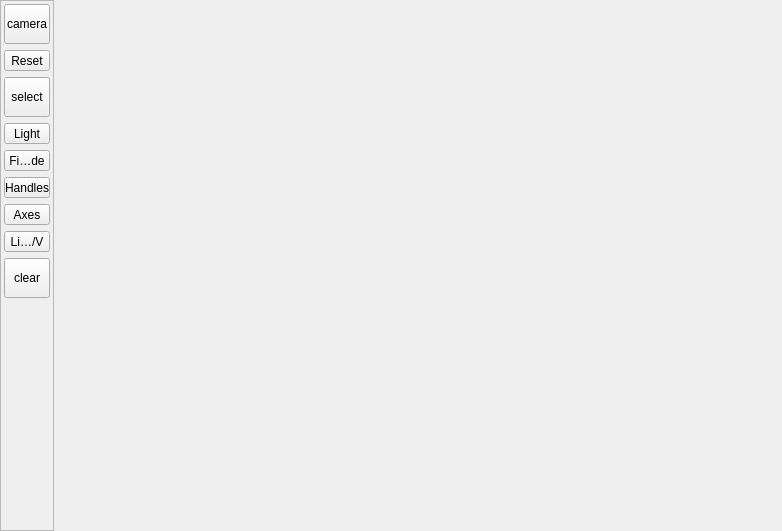
<ui version="4.0" >
 <class>GLGeometryViewer3D</class>
 <widget class="QWidget" name="GLGeometryViewer3D" >
  <property name="geometry" >
   <rect>
    <x>0</x>
    <y>0</y>
    <width>782</width>
    <height>531</height>
   </rect>
  </property>
  <property name="windowTitle" >
   <string>Form</string>
  </property>
  <property name="autoFillBackground" >
   <bool>true</bool>
  </property>
  <layout class="QHBoxLayout" >
   <property name="margin" >
    <number>0</number>
   </property>
   <property name="spacing" >
    <number>0</number>
   </property>
   <item>
    <widget class="QFrame" name="frame_2" >
     <property name="minimumSize" >
      <size>
       <width>54</width>
       <height>16</height>
      </size>
     </property>
     <property name="maximumSize" >
      <size>
       <width>54</width>
       <height>16777215</height>
      </size>
     </property>
     <property name="frameShape" >
      <enum>QFrame::StyledPanel</enum>
     </property>
     <property name="frameShadow" >
      <enum>QFrame::Raised</enum>
     </property>
     <layout class="QVBoxLayout" >
      <property name="margin" >
       <number>3</number>
      </property>
      <property name="spacing" >
       <number>6</number>
      </property>
      <item>
       <widget class="QToolButton" name="btnCamera" >
        <property name="minimumSize" >
         <size>
          <width>46</width>
          <height>40</height>
         </size>
        </property>
        <property name="text" >
         <string>camera</string>
        </property>
        <property name="icon" >
         <iconset resource="../../images/geoX.qrc" >:/images/Camera.png</iconset>
        </property>
        <property name="iconSize" >
         <size>
          <width>32</width>
          <height>32</height>
         </size>
        </property>
        <property name="toolButtonStyle" >
         <enum>Qt::ToolButtonTextUnderIcon</enum>
        </property>
       </widget>
      </item>
      <item>
       <widget class="QToolButton" name="btnResetCamera" >
        <property name="minimumSize" >
         <size>
          <width>46</width>
          <height>0</height>
         </size>
        </property>
        <property name="text" >
         <string>Reset</string>
        </property>
       </widget>
      </item>
      <item>
       <widget class="QToolButton" name="btnPick" >
        <property name="minimumSize" >
         <size>
          <width>46</width>
          <height>40</height>
         </size>
        </property>
        <property name="sizeIncrement" >
         <size>
          <width>0</width>
          <height>0</height>
         </size>
        </property>
        <property name="text" >
         <string>select</string>
        </property>
        <property name="icon" >
         <iconset resource="../../images/geoX.qrc" >:/images/SelectPoint.png</iconset>
        </property>
        <property name="iconSize" >
         <size>
          <width>32</width>
          <height>32</height>
         </size>
        </property>
        <property name="toolButtonStyle" >
         <enum>Qt::ToolButtonTextUnderIcon</enum>
        </property>
       </widget>
      </item>
      <item>
       <widget class="QToolButton" name="btnLight" >
        <property name="minimumSize" >
         <size>
          <width>46</width>
          <height>0</height>
         </size>
        </property>
        <property name="text" >
         <string>Light</string>
        </property>
        <property name="icon" >
         <iconset resource="../../images/geoX.qrc" >:/images/103px-Light_bulb_icon.svg.png</iconset>
        </property>
        <property name="iconSize" >
         <size>
          <width>32</width>
          <height>32</height>
         </size>
        </property>
        <property name="toolButtonStyle" >
         <enum>Qt::ToolButtonTextUnderIcon</enum>
        </property>
       </widget>
      </item>
      <item>
       <widget class="QToolButton" name="btnFillMode" >
        <property name="minimumSize" >
         <size>
          <width>46</width>
          <height>0</height>
         </size>
        </property>
        <property name="text" >
         <string>Fill Mode</string>
        </property>
        <property name="icon" >
         <iconset resource="../../images/geoX.qrc" >:/images/wirecube.png</iconset>
        </property>
        <property name="iconSize" >
         <size>
          <width>32</width>
          <height>32</height>
         </size>
        </property>
        <property name="toolButtonStyle" >
         <enum>Qt::ToolButtonTextUnderIcon</enum>
        </property>
       </widget>
      </item>
      <item>
       <widget class="QToolButton" name="btnHandles" >
        <property name="minimumSize" >
         <size>
          <width>46</width>
          <height>0</height>
         </size>
        </property>
        <property name="text" >
         <string>Handles</string>
        </property>
       </widget>
      </item>
      <item>
       <widget class="QToolButton" name="btnDrawAxis" >
        <property name="minimumSize" >
         <size>
          <width>46</width>
          <height>0</height>
         </size>
        </property>
        <property name="text" >
         <string>Axes</string>
        </property>
       </widget>
      </item>
      <item>
       <widget class="QToolButton" name="btnVertexLighting" >
        <property name="enabled" >
         <bool>true</bool>
        </property>
        <property name="sizePolicy" >
         <sizepolicy>
          <hsizetype>0</hsizetype>
          <vsizetype>0</vsizetype>
          <horstretch>0</horstretch>
          <verstretch>0</verstretch>
         </sizepolicy>
        </property>
        <property name="minimumSize" >
         <size>
          <width>46</width>
          <height>0</height>
         </size>
        </property>
        <property name="text" >
         <string>Light F/V</string>
        </property>
       </widget>
      </item>
      <item>
       <widget class="QToolButton" name="btnClear" >
        <property name="minimumSize" >
         <size>
          <width>46</width>
          <height>40</height>
         </size>
        </property>
        <property name="text" >
         <string>clear</string>
        </property>
        <property name="icon" >
         <iconset resource="../../images/geoX.qrc" >:/images/400px-Broom_icon.svg.png</iconset>
        </property>
        <property name="iconSize" >
         <size>
          <width>32</width>
          <height>32</height>
         </size>
        </property>
        <property name="toolButtonStyle" >
         <enum>Qt::ToolButtonTextUnderIcon</enum>
        </property>
       </widget>
      </item>
       <item>
       <spacer>
        <property name="orientation" >
         <enum>Qt::Vertical</enum>
        </property>
        <property name="sizeHint" >
         <size>
          <width>20</width>
          <height>40</height>
         </size>
        </property>
       </spacer>
      </item>
     </layout>
    </widget>
   </item>
   <item>
    <widget class="GeoXGLWidget3D" name="glFrame" >
     <property name="sizePolicy" >
      <sizepolicy>
       <hsizetype>13</hsizetype>
       <vsizetype>13</vsizetype>
       <horstretch>0</horstretch>
       <verstretch>0</verstretch>
      </sizepolicy>
     </property>
     <property name="minimumSize" >
      <size>
       <width>0</width>
       <height>0</height>
      </size>
     </property>
     <property name="mouseTracking" >
      <bool>false</bool>
     </property>
    </widget>
   </item>
  </layout>
 </widget>
 <customwidgets>
  <customwidget>
   <class>GeoXGLWidget3D</class>
   <extends>QFrame</extends>
   <header>GeoXGLWidget3D.h</header>
   <container>1</container>
  </customwidget>
 </customwidgets>
 <resources>
  <include location="../../images/geoX.qrc" />
 </resources>
 <connections/>
</ui>
